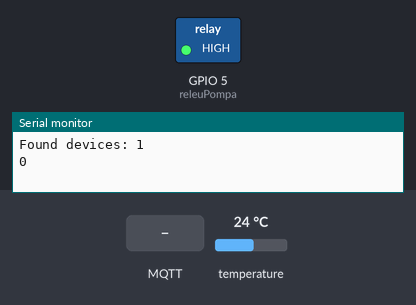
The program below on a simulated ESP8266 (NodeMCU). Shown: switched loads named in the program (green lamp = pin HIGH), the last lines printed to the serial monitor. Inputs (shaded band) come from the test bench; at power-on: temperature 24 °C. WiFi joins after 1.5 s; servers stay silent unless stated; no MQTT or app messages arrive unless stated.

Above: at 2.8 s.
2.9 s: MQTT message "0" arrives on the first subscribed topic
At 3.8 s:
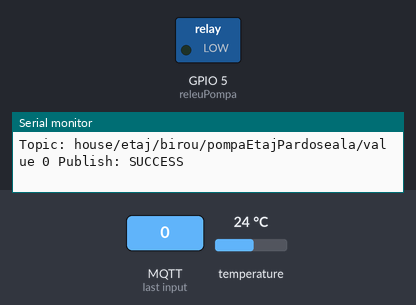
4.4 s: MQTT message "1" arrives on the first subscribed topic
At 5.0 s:
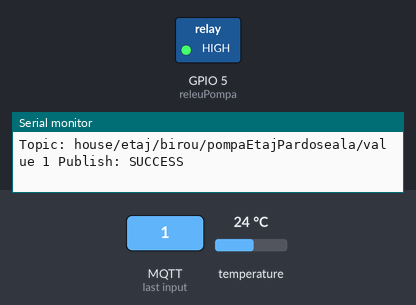
Timing chart, 0 to 7.4 s (numbered marks = the images above; inputs shaded):
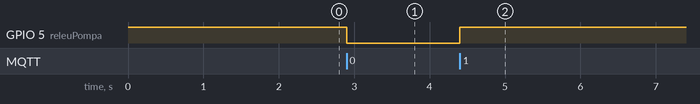

The program:

main.cpp
```cpp
#include <Arduino.h>
#include <ESP8266WiFi.h>
#include "main.h"


void setup() {
    // setup serial port
    Serial.begin(115200);

    // setup device pins
    setupGPIOs();

    // setup WiFi
    setupWiFi();

    // setup MQTT connection
    setupMQTT();

    // setup OneWire bus for reading temperature
    setupOneWireBus(12);
}

void loop() {

    String temperatura;
    currentMillis = millis();  //get the current time

    checkMQTT(); // Check connection to the brocker

    if (currentMillis - startMillis >= period)  //test whether the period has elapsed
    {
        // Calculam media temperaturilor citite
        if (contor < 10){
            Serial.print("Citeste temperatura ... :");

            // Temperatura camera birou
            temperatura = getTemperature(0);
            Serial.print("Temperatura birou: ");
            Serial.println(temperatura);

            sum += readTemperature;
            contor++;

            Serial.print("Contor: ");
            Serial.println(contor);
        }
        else{
            readTemperature = sum / 10;
            contor = 0;
            sum = 0;
            Serial.print("Temperatura medie:");
            Serial.println(readTemperature);

            // Convert temperature to a string with two digits before the comma and 2 digits for precision
            char convertedTemperature[6];
            dtostrf(readTemperature, 2, 2, convertedTemperature);
            temperatura = (String)convertedTemperature;
            publishMQTT(mqttTopicTempBirou, temperatura);
        }
        startMillis = currentMillis;
    }
}
```

actuator.cpp
```cpp
#include <Arduino.h>
#include "actuator.h"

void publishMQTT(const char* mqttTopic, String value);

// Parametri de stare pompa
int starePompaPardoseala = 0;
int starePompa = 0;

void setupGPIOs(){
    // Set pin mode
    pinMode(releuPompa, OUTPUT);

    // Setam starea initiala a pompei ca oprit (HIGH = OPRIT)
    digitalWrite(releuPompa, HIGH);
    analogRead(A0);
}

void controlPompa(String stareDorita){
    int output;
    // Daca pompa de pardoseala din beci e oprita atunci oprim si pompa de la etaj
    if (stareDorita == "0")
        digitalWrite(releuPompa, LOW);
    // Daca pompa de pardoseala din beci e pornita atunci pornim si pompa de la etaj
    if (stareDorita == "1")
        digitalWrite(releuPompa, HIGH);
    // Publicam starea pompei
    publishMQTT(mqttTopicPompaEtaj, stareDorita);
}
```

actuator.h
```cpp
#include <Arduino.h>

#ifndef ACTUATOR_H
#define ACTUATOR_H

const char* mqttTopicPompaEtaj = "house/etaj/birou/pompaEtajPardoseala/value";

// Set output GPIOs
const int releuPompa = 5;

// Set input GPIOs
//const int oneWireBus = 4;

#endif
```

main.h
```cpp
// Main.h

const char* mqttTopicTempCircuitPardoseala = "house/etaj/birou/tempCircuitPardoseala/value";
const char* mqttTopicTempBirou = "house/etaj/birou/temp/value";

void setupGPIOs();

int setupWiFi();

void setupMQTT();

int checkMQTT();

void subscribeMQTT(const char* mqttTopic);

void publishMQTT(const char* mqttTopic, String value);

void setupOneWireBus(int precision);

String getTemperature(int address);

unsigned long startMillis;
unsigned long currentMillis;
const unsigned long period = 12000; // 12 seconds
unsigned int contor = 0;
float sum = 0;

float readTemperature;
```

mqtt.cpp
```cpp
#include <Arduino.h>
#include <ESP8266WiFi.h>
#include <PubSubClient.h>
#include "mqtt.h"

void subscribeMQTT(const char* mqttTopic);
int setupWiFi();
void controlPompa(String stareDorita);

WiFiClient mqttWiFiClient;
PubSubClient mqttClient(mqttWiFiClient);

void callback(char* topic, byte* payload, unsigned int length) {
  String value;
  Serial.print("Message arrived [");
  Serial.print(topic);
  Serial.print("] ");
  for (unsigned int i = 0; i < length; i++) {
    Serial.print((char)payload[i]);
    value += (char)payload[i];
  }
  Serial.println();

  // Subscrierea e unica asa ca putem sa dam comanda direct la pompa
  // In caz ca vor fi mai multe subscierei va trebui refacut
  controlPompa(value);
}

int reconnect() {

  // Check if WiFi connection is still up and if not try to reconnect
  int wifiStatus = WiFi.status();
  if (wifiStatus != WL_CONNECTED) {
    Serial.print("Attempting to reconnect to WiFi...");
    wifiStatus = setupWiFi();
  }

  // Loop until we're reconnected but stop after 3 attempts or no Internet connection
  int retryCount = 0;
  while (!mqttClient.connected() && (retryCount < 3) && (wifiStatus == WL_CONNECTED) )  {
    Serial.println("Attempting MQTT connection...");

    // Attempt to connect
    if (mqttClient.connect("ActuatorESP8266")) {
      Serial.println("Connected to MQTT broker");
      subscribeMQTT(mqttTopicPompaPardoseala);
    } else {
      Serial.print("Failed to connect to MQTT broker, return code = ");
      Serial.print(mqttClient.state());
      Serial.println(" will try again in 3 seconds");

      // Wait 3 seconds before retrying
      delay(3000);
    }
    retryCount++;
  }
  return mqttClient.connected();
}

int checkMQTT() {
  int isConnected = mqttClient.connected();

  //Serial.print("MQTTConnected status: ");
  //Serial.println(isConnected);

  if (!isConnected)
    isConnected = reconnect();
  else
    mqttClient.loop();

  return isConnected;
}

void setupMQTT() {

  Serial.println("Setup MQTT connections");
  mqttClient.setServer(mqttServer, 1883);
  mqttClient.setCallback(callback);

  // Estabilish initial connection
  checkMQTT();
}

void publishMQTT(const char* mqttTopic, String value) {

    int result;
    char valueString[20];

    // Publish only if connection is fine to MQTT broker
    if ( mqttClient.connected() ) {

        mqttClient.loop();

        value.toCharArray(valueString,20);

        Serial.print("Topic: ");
        Serial.print(mqttTopic);
        Serial.print(" ");
        Serial.print(value);

        result = mqttClient.publish(mqttTopic, valueString, 1);

        if (result)
          Serial.println(" Publish: SUCCESS");
        else
          Serial.println(" Publish: FAILED ");
    }
}

void subscribeMQTT(const char* mqttTopic) {

    int result;

    Serial.println("Subscribing ...");

    // Subscribe only if connection is fine to MQTT broker
    if ( mqttClient.connected() ) {

        mqttClient.loop();

        Serial.print("Subscribe to topic: ");
        Serial.print(mqttTopic);

        result = mqttClient.subscribe(mqttTopic);

        if (result)
          Serial.println(" Subscribe: SUCCESS");
        else
          Serial.println(" Subscribe: FAILED ");
    }
    else
        Serial.println("Could not subscribe. Not connected to MQTT broker.");
}
```

mqtt.h
```cpp
// MQTT broker connection paramters
const char* mqttServer = "172.27.0.20"; // local broker running on Oxygen Gateway
const char* mqttUserName = "";
const char* mqttPassword = "";

const char* mqttTopicPompaPardoseala = "house/demisol/centrala/pompaDemisolPardoseala/state";
```

onewirebus.cpp
```cpp
#include <Arduino.h>
#include <OneWire.h>
#include <DallasTemperature.h>

#define ONE_WIRE_BUS 13      // DS18B20 pin

OneWire oneWire(ONE_WIRE_BUS);
DallasTemperature DS18B20(&oneWire);
extern float readTemperature;

DeviceAddress  sensors[3];


void setupOneWireBus(int precision) {

  int available = -1;

  // setup OneWire bus
  DS18B20.begin();

  available = DS18B20.getDeviceCount();
  Serial.print("Found devices: ");
  Serial.println(available);

  for(int x = 0; x!= available; x++)
  {
    if(DS18B20.getAddress(sensors[x], x))
    {
      Serial.println(x);
      DS18B20.setResolution(sensors[x], precision);
    }
  }
}

String getTemperature(int address) {

  // float readTemperature;

  if (DS18B20.getAddress(sensors[address], address))
  {
    // Read temperature
    DS18B20.requestTemperatures();
    readTemperature = DS18B20.getTempC(sensors[address]);

    // Convert temperature to a string with two digits before the comma and 2 digits for precision
    char convertedTemperature[6];
    dtostrf(readTemperature, 2, 2, convertedTemperature);
    return (String)convertedTemperature;

  }
  else
    return "";
}
```

wifi.cpp
```cpp
#include <Arduino.h>
#include <ESP8266WiFi.h>

// WiFi Credentials
const char* ssid = "cgrn";
const char* password = "monchiX2";


int setupWiFi() {
    delay(10);

    // We start by connecting to a WiFi network
    Serial.println();
    Serial.print("Connecting to ");
    Serial.println(ssid);

    WiFi.begin(ssid, password);

    // Loop until we connected but stop after 10 attempts
    int retryCount = 0;
    while ( (WiFi.status() != WL_CONNECTED) && retryCount < 10 ) {
        delay(500);
        Serial.print(".");
        retryCount++;
    }

    int wifiStatus = WiFi.status();
    switch (wifiStatus) {
        case WL_CONNECTED:
            Serial.println("");
            Serial.print("WiFi connected. ");
            Serial.print("IP address: ");
            Serial.println(WiFi.localIP());
            break;
        default:
            Serial.println("");
            Serial.println("WiFi connection failed.");
            break;
    }

    return wifiStatus;
}
```

Measured:
- after the input at 2.9 s, GPIO 5 (releuPompa): HIGH → LOW at once
- after the input at 4.4 s, GPIO 5 (releuPompa): LOW → HIGH at once
